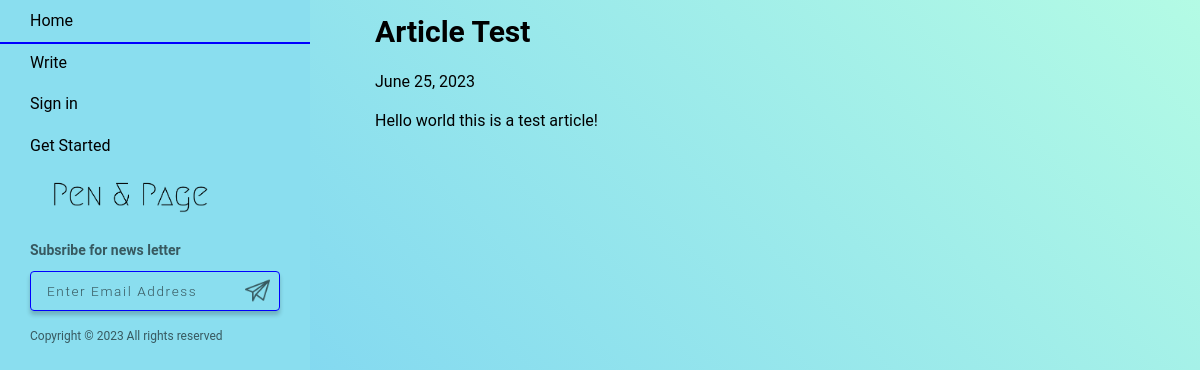
/blog_detail/article-test, run on the app's committed database.
### home/models.py (models this page shows, shortened)
class Blog(models.Model):
    title = models.CharField(max_length=1000)  # A field to store the title of the blog post.
    author = models.ForeignKey(User, on_delete=models.CASCADE, null= True)  # ForeignKey relationship with User model
    short_description = models.TextField(null=True)
    content = models.TextField()  # A field to store the main content of the blog post.
    slug = models.SlugField(max_length=1000, null=True, blank=True)  # A field to store a URL-friendly version of the title.
    category = models.CharField(max_length=50, choices=CATEGORY_CHOICES, null = True)
    image = models.ImageField(upload_to="blog/")  # A field to store the image associated with the blog post.
    created_at = models.DateTimeField(auto_now_add=True)  # A field to store the timestamp when the blog post was created.
    upload_to = models.DateField(auto_now=True)  # A field to store the timestamp when the blog post was last updated.

### home/views.py (the view)
# urls.py: path("blog_detail/<slug>", blog_detail, name = "blog_detail" ),
def blog_detail(request, slug):
    context = {}
    try:
        blog_obj = Blog.objects.filter(slug=slug).first()
        context['blog_obj'] = blog_obj
    except Exception as e:
        print(e)
    return render(request, 'blog_detail.html', context)

### home/templates/blog_detail.html (shortened to what this page needs)
{% extends "base.html" %} {% block content %}
<div class="mid-grid">
  <div class="blog-title title">{{blog_obj.title}}</div>
  <div class="full-blog-created_at blog-created_at">
    <p>{{blog_obj.created_at.date}}</p>
  </div>
  <div class="full-blog-content">{{blog_obj.content}}</div>
</div>
{% endblock %}

### static/css/style.css (style rules this page uses)
* { margin: 0; padding: 0; font-family: "Roboto", sans-serif; line-height: 1.6em; }
body { background: linear-gradient(45deg, rgba(66, 183, 245, 0.8) 0%, rgba(66, 245, 189, 0.4) 100%); }
.mid-grid { grid-column: 2; overflow-y: scroll; }
.blog-title { font-size: 30px; }
.full-blog-created_at { padding: 5px 30px; }
.full-blog-content { padding: 8px 30px; }
.title { font-weight: 600; padding: 8px 30px; }

### data on the page
Blog: title "Article Test", created_at "June 25, 2023", content "Hello world this is a test article!"
